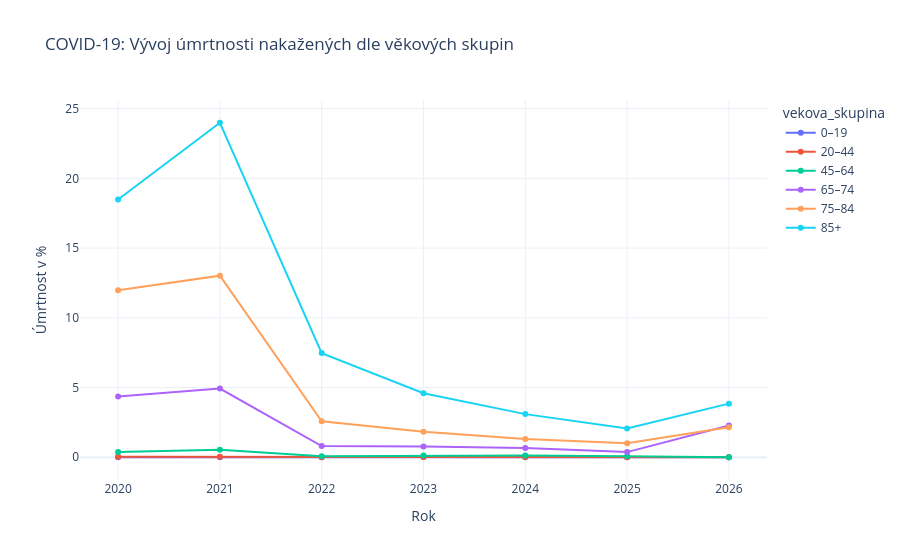

Write notebook code for a chart like this one.
### Code cell
mapping_covid = {
    '0–19': ['Pozitivní ve věku 0-4 let', 'Pozitivní ve věku 5-9 let', 'Pozitivní ve věku 10-14 let', 'Pozitivní ve věku 15-19 let'],
    '20–44': ['Pozitivní ve věku 20-24 let', 'Pozitivní ve věku 25-29 let', 'Pozitivní ve věku 30-34 let', 'Pozitivní ve věku 35-39 let', 'Pozitivní ve věku 40-44 let'],
    '45–64': ['Pozitivní ve věku 45-49 let', 'Pozitivní ve věku 50-54 let', 'Pozitivní ve věku 55-59 let', 'Pozitivní ve věku 60-64 let'],
    '65–74': ['Pozitivní ve věku 65-69 let', 'Pozitivní ve věku 70-74 let'],
    '75–84': ['Pozitivní ve věku 75-79 let', 'Pozitivní ve věku 80-84 let'],
    '85+': ['Pozitivní ve věku 85+ let']
}

cfr_list = []
for skupina, sloupce in mapping_covid.items():
    nakazeni = df_covid_prep.groupby('rok')[sloupce].sum().sum(axis=1)
    umrti = df_covid_age_total[df_covid_age_total['vekova_skupina'] == skupina].set_index('rok')['pocet_umrti']
    
    cfr = (umrti / nakazeni) * 100
    temp_cfr = cfr.reset_index()
    temp_cfr.columns = ['rok', 'cfr_procenta']
    temp_cfr['vekova_skupina'] = skupina
    cfr_list.append(temp_cfr)

df_cfr_final = pd.concat(cfr_list)

fig_cfr = px.line(
    df_cfr_final, x='rok', y='cfr_procenta', color='vekova_skupina',
    title='COVID-19: Vývoj úmrtnosti nakažených dle věkových skupin',
    labels={'cfr_procenta': 'Úmrtnost v %', 'rok': 'Rok'},
    category_orders={"vekova_skupina": ['0–19', '20–44', '45–64', '65–74', '75–84', '85+']},
    template='plotly_white', markers=True
)
fig_cfr.show()

### Figure 1 — Plotly figure (JSON) as saved in the notebook; plotly's stock layout.template omitted (floating-point values rounded to 4 significant figures)
{"data": [{"hovertemplate": "vekova_skupina=0–19<br>Rok=%{x}<br>Úmrtnost v %=%{y}<extra></extra>", "legendgroup": "0–19", "line": {"color": "#636efa", "dash": "solid"}, "marker": {"symbol": "circle"}, "mode": "lines+markers", "name": "0–19", "orientation": "v", "showlegend": true, "type": "scatter", "x": [2020.0, 2021.0, 2022.0, 2023.0, 2024.0, 2025.0, 2026.0], "xaxis": "x", "y": [0.001039, 0.001629, 0.001456, 0.01615, 0.0, 0.0, 0.0], "yaxis": "y"}, {"hovertemplate": "vekova_skupina=20–44<br>Rok=%{x}<br>Úmrtnost v %=%{y}<extra></extra>", "legendgroup": "20–44", "line": {"color": "#EF553B", "dash": "solid"}, "marker": {"symbol": "circle"}, "mode": "lines+markers", "name": "20–44", "orientation": "v", "showlegend": true, "type": "scatter", "x": [2020.0, 2021.0, 2022.0, 2023.0, 2024.0, 2025.0, 2026.0], "xaxis": "x", "y": [0.03487, 0.03451, 0.008257, 0.01667, 0.01571, 0.006441, 0.0], "yaxis": "y"}, {"hovertemplate": "vekova_skupina=45–64<br>Rok=%{x}<br>Úmrtnost v %=%{y}<extra></extra>", "legendgroup": "45–64", "line": {"color": "#00cc96", "dash": "solid"}, "marker": {"symbol": "circle"}, "mode": "lines+markers", "name": "45–64", "orientation": "v", "showlegend": true, "type": "scatter", "x": [2020.0, 2021.0, 2022.0, 2023.0, 2024.0, 2025.0, 2026.0], "xaxis": "x", "y": [0.3712, 0.5313, 0.07424, 0.126, 0.1308, 0.07784, 0.0], "yaxis": "y"}, {"hovertemplate": "vekova_skupina=65–74<br>Rok=%{x}<br>Úmrtnost v %=%{y}<extra></extra>", "legendgroup": "65–74", "line": {"color": "#ab63fa", "dash": "solid"}, "marker": {"symbol": "circle"}, "mode": "lines+markers", "name": "65–74", "orientation": "v", "showlegend": true, "type": "scatter", "x": [2020.0, 2021.0, 2022.0, 2023.0, 2024.0, 2025.0, 2026.0], "xaxis": "x", "y": [4.353, 4.927, 0.7992, 0.7624, 0.6592, 0.369, 2.273], "yaxis": "y"}, {"hovertemplate": "vekova_skupina=75–84<br>Rok=%{x}<br>Úmrtnost v %=%{y}<extra></extra>", "legendgroup": "75–84", "line": {"color": "#FFA15A", "dash": "solid"}, "marker": {"symbol": "circle"}, "mode": "lines+markers", "name": "75–84", "orientation": "v", "showlegend": true, "type": "scatter", "x": [2020.0, 2021.0, 2022.0, 2023.0, 2024.0, 2025.0, 2026.0], "xaxis": "x", "y": [11.98, 13.03, 2.578, 1.823, 1.315, 0.9993, 2.158], "yaxis": "y"}, {"hovertemplate": "vekova_skupina=85+<br>Rok=%{x}<br>Úmrtnost v %=%{y}<extra></extra>", "legendgroup": "85+", "line": {"color": "#19d3f3", "dash": "solid"}, "marker": {"symbol": "circle"}, "mode": "lines+markers", "name": "85+", "orientation": "v", "showlegend": true, "type": "scatter", "x": [2020.0, 2021.0, 2022.0, 2023.0, 2024.0, 2025.0, 2026.0], "xaxis": "x", "y": [18.49, 23.99, 7.471, 4.597, 3.094, 2.057, 3.846], "yaxis": "y"}], "layout": {"legend": {"title": {"text": "vekova_skupina"}, "tracegroupgap": 0}, "title": {"text": "COVID-19: Vývoj úmrtnosti nakažených dle věkových skupin"}, "xaxis": {"anchor": "y", "domain": [0, 1], "title": {"text": "Rok"}}, "yaxis": {"anchor": "x", "domain": [0, 1], "title": {"text": "Úmrtnost v %"}}}}
